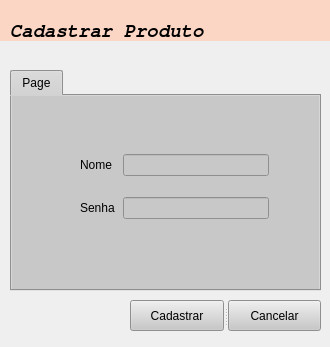
<?xml version="1.0" encoding="UTF-8"?>
<ui version="4.0">
 <class>Form</class>
 <widget class="QWidget" name="Form">
  <property name="geometry">
   <rect>
    <x>0</x>
    <y>0</y>
    <width>330</width>
    <height>347</height>
   </rect>
  </property>
  <property name="sizePolicy">
   <sizepolicy hsizetype="Fixed" vsizetype="Fixed">
    <horstretch>33</horstretch>
    <verstretch>0</verstretch>
   </sizepolicy>
  </property>
  <property name="minimumSize">
   <size>
    <width>330</width>
    <height>347</height>
   </size>
  </property>
  <property name="maximumSize">
   <size>
    <width>330</width>
    <height>347</height>
   </size>
  </property>
  <property name="focusPolicy">
   <enum>Qt::TabFocus</enum>
  </property>
  <property name="windowTitle">
   <string>Cadastrar Usuário</string>
  </property>
  <widget class="QLabel" name="label_3">
   <property name="geometry">
    <rect>
     <x>10</x>
     <y>20</y>
     <width>221</width>
     <height>21</height>
    </rect>
   </property>
   <property name="font">
    <font>
     <family>FreeMono</family>
     <pointsize>14</pointsize>
     <weight>75</weight>
     <italic>true</italic>
     <bold>true</bold>
    </font>
   </property>
   <property name="styleSheet">
    <string notr="true"/>
   </property>
   <property name="text">
    <string>Cadastrar Produto</string>
   </property>
  </widget>
  <widget class="QLabel" name="label">
   <property name="geometry">
    <rect>
     <x>170</x>
     <y>-10</y>
     <width>161</width>
     <height>101</height>
    </rect>
   </property>
   <property name="styleSheet">
    <string notr="true">image: url(:/img/img/1455555019_users-9_icon-icons.com_53249.svg);</string>
   </property>
   <property name="text">
    <string/>
   </property>
  </widget>
  <widget class="QTabWidget" name="tabWidget">
   <property name="geometry">
    <rect>
     <x>10</x>
     <y>70</y>
     <width>311</width>
     <height>221</height>
    </rect>
   </property>
   <property name="styleSheet">
    <string notr="true">background: rgb(200, 200,200);</string>
   </property>
   <property name="currentIndex">
    <number>0</number>
   </property>
   <widget class="QWidget" name="tab">
    <attribute name="title">
     <string>Page</string>
    </attribute>
    <widget class="QWidget" name="">
     <property name="geometry">
      <rect>
       <x>60</x>
       <y>50</y>
       <width>201</width>
       <height>91</height>
      </rect>
     </property>
     <layout class="QFormLayout" name="formLayout">
      <property name="horizontalSpacing">
       <number>8</number>
      </property>
      <property name="verticalSpacing">
       <number>21</number>
      </property>
      <property name="leftMargin">
       <number>8</number>
      </property>
      <property name="topMargin">
       <number>8</number>
      </property>
      <property name="rightMargin">
       <number>4</number>
      </property>
      <property name="bottomMargin">
       <number>8</number>
      </property>
      <item row="0" column="0">
       <widget class="QLabel" name="label_2">
        <property name="text">
         <string>Nome</string>
        </property>
       </widget>
      </item>
      <item row="0" column="1">
       <widget class="QLineEdit" name="lineEdit"/>
      </item>
      <item row="1" column="0">
       <widget class="QLabel" name="label_4">
        <property name="text">
         <string>Senha</string>
        </property>
       </widget>
      </item>
      <item row="1" column="1">
       <widget class="QLineEdit" name="lineEdit_2"/>
      </item>
     </layout>
    </widget>
   </widget>
  </widget>
  <widget class="QSplitter" name="splitter">
   <property name="geometry">
    <rect>
     <x>130</x>
     <y>300</y>
     <width>191</width>
     <height>31</height>
    </rect>
   </property>
   <property name="orientation">
    <enum>Qt::Horizontal</enum>
   </property>
   <widget class="QPushButton" name="pushButton">
    <property name="styleSheet">
     <string notr="true">image: url(:/img/img/icons8-ok-filled.svg);
background-color:   rgb(200,200,200);</string>
    </property>
    <property name="text">
     <string>Cadastrar</string>
    </property>
    <property name="icon">
     <iconset resource="recursos.qrc">
      <normaloff>:/img/img/icons8-ok-filled.svg</normaloff>:/img/img/icons8-ok-filled.svg</iconset>
    </property>
   </widget>
   <widget class="QPushButton" name="pushButton_2">
    <property name="styleSheet">
     <string notr="true">background-color:   rgb(200,200,200);</string>
    </property>
    <property name="text">
     <string>Cancelar</string>
    </property>
    <property name="icon">
     <iconset resource="recursos.qrc">
      <normaloff>:/img/img/icons8-cancelar.svg</normaloff>:/img/img/icons8-cancelar.svg</iconset>
    </property>
   </widget>
  </widget>
  <widget class="QLabel" name="label_6">
   <property name="geometry">
    <rect>
     <x>0</x>
     <y>0</y>
     <width>658</width>
     <height>41</height>
    </rect>
   </property>
   <property name="styleSheet">
    <string notr="true">background-color:  rgba(255, 207, 183, 200);</string>
   </property>
   <property name="text">
    <string/>
   </property>
  </widget>
  <zorder>label_6</zorder>
  <zorder>label</zorder>
  <zorder>label_3</zorder>
  <zorder>tabWidget</zorder>
  <zorder>splitter</zorder>
 </widget>
 <tabstops>
  <tabstop>pushButton</tabstop>
  <tabstop>pushButton_2</tabstop>
  <tabstop>tabWidget</tabstop>
 </tabstops>
 <resources>
  <include location="recursos.qrc"/>
 </resources>
 <connections/>
</ui>
